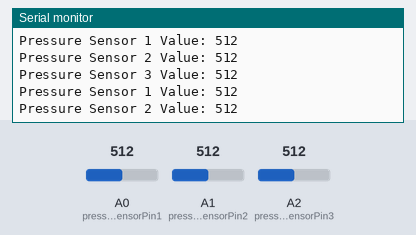
The sketch below on a simulated Arduino Uno, built with avr-gcc and run on an emulated ATmega328P. On the bench: the last lines printed to the serial monitor. Inputs (shaded band) come from the test bench; at power-on: A0 (pressureSensorPin1) = 512, A1 (pressureSensorPin2) = 512, A2 (pressureSensorPin3) = 512.

Above: at 1.2 s.
1.3 s: A0 (pressureSensorPin1) set to 111
At 1.39 s:
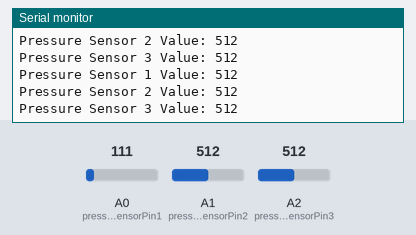
4.3 s: A0 (pressureSensorPin1) set to 88
At 4.3 s:
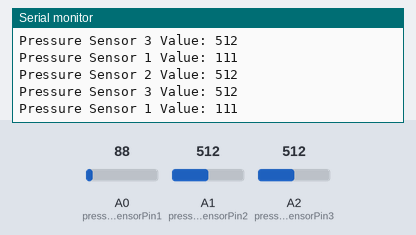
5.8 s: A1 (pressureSensorPin2) set to 110
At 5.8 s:
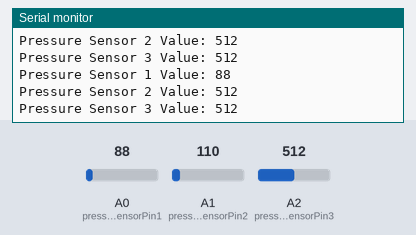
7.3 s: A1 (pressureSensorPin2) set to 93
At 7.31 s:
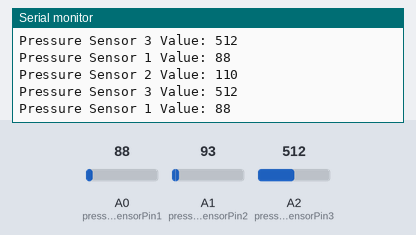
10.3 s: A2 (pressureSensorPin3) set to 105
At 10.41 s:
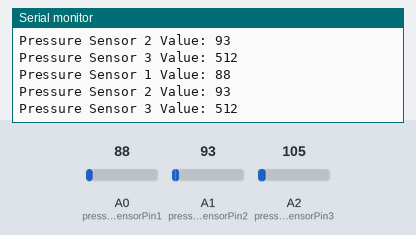
11.8 s: A2 (pressureSensorPin3) set to 94
At 11.9 s:
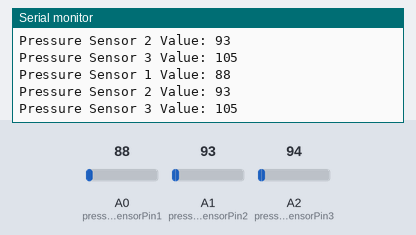
Timing chart, 0 to 14.8 s (numbered marks = the images above; inputs shaded):
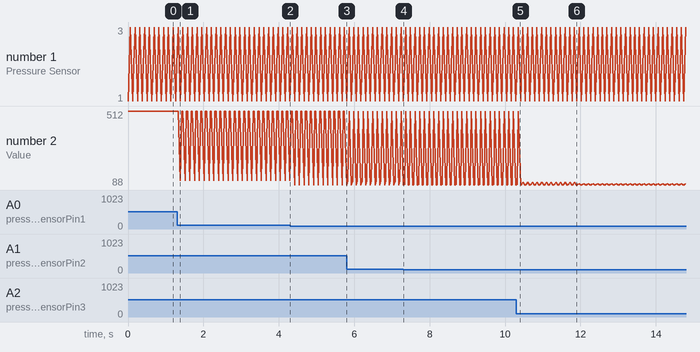

Measured:
- plotted number 2: 512 → 111 after the input at 1.3 s

The sketch:

Read3_sensorWorkshop.ino
```cpp
/*
Creation & Computation
Pressure Sensor Workshop - 3 Sensors
This simple example helps you check if your pressure sensors are working and what values they produce.

Follow the steps to create the voltage divider circuit using a 10k for each sensor.

*/

// Startup Steps:
// Step 1: Define the pin numbers for the pressure sensors.
// We use integers to specify which analog pins the sensors are connected to.
// This makes it easy to change the pins if needed.
int pressureSensorPin1 = A0;
int pressureSensorPin2 = A1;
int pressureSensorPin3 = A2;

// Step 2: Define variables to store sensor data.
// We use integer variables to hold the analog readings from the sensors.
// The analog readings range from 0 to 1023.
int pressureSensorValue1;
int pressureSensorValue2;
int pressureSensorValue3;

// Step 3: Setup function - runs once when the Arduino starts.
// Here, we initialize the serial communication to send data to the computer.
void setup()
{
  // Turn on the Serial port so we can print out the sensor values.
  // 9600 specifies the speed and this needs to match the Serial Monitor setting.
  Serial.begin(9600);
}

// Runtime Steps:
// Loop function - runs repeatedly after setup.
// This is where we read the sensors and print the values.
void loop()
{
  // Runtime Step 1: Read the analog values from the sensor pins.
  // The pressure sensors are connected to the pins defined above.
  // analogRead() returns a value between 0 and 1023.
  pressureSensorValue1 = analogRead(pressureSensorPin1);
  pressureSensorValue2 = analogRead(pressureSensorPin2);
  pressureSensorValue3 = analogRead(pressureSensorPin3);

  // Runtime Step 2: Print the sensor values to the serial monitor with descriptive text.
  // This sends the data to the computer so we can see it clearly.
  Serial.print("Pressure Sensor 1 Value: ");
  Serial.println(pressureSensorValue1);
  Serial.print("Pressure Sensor 2 Value: ");
  Serial.println(pressureSensorValue2);
  Serial.print("Pressure Sensor 3 Value: ");
  Serial.println(pressureSensorValue3);

  // Runtime Step 3: Wait a short time before the next reading.
  // This prevents the serial monitor from being flooded with data.
  // delay is usually a bad practice in real applications, but it's fine for this simple example.
  // Delay for 100 milliseconds.
  delay(100);
}
```
